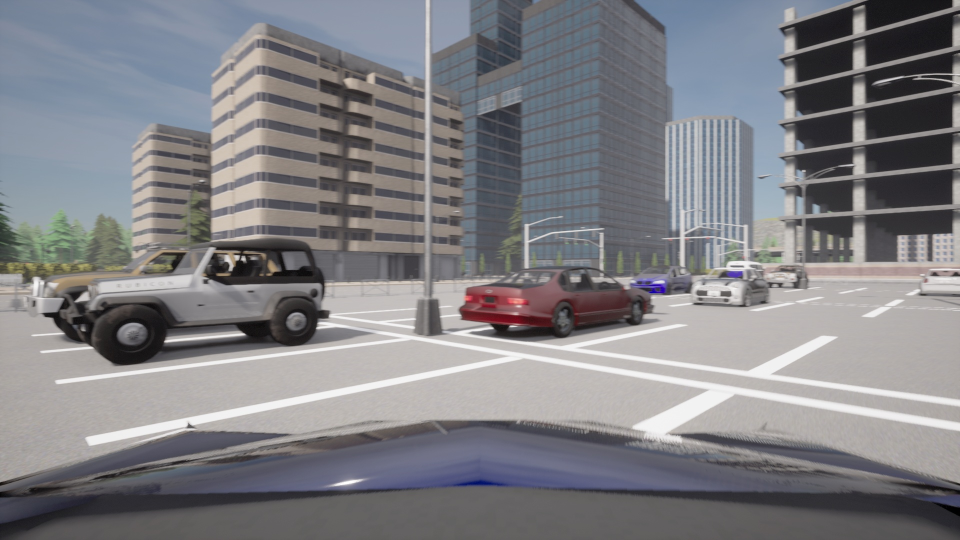
#> input picture simulations/Lane_detection/vp.jpg, 1920 x 1080 px (shown at 1/2 size)
$ jupyter execute --allow-errors gird_reconstruction_by_transformation.ipynb
#> lines starting #> are read from the running program, lines starting #| are printed output that depends on the picture; after the words box and inside, x2 and y2 are one past the last pixel; in counts of white or black regions, pixels touching at a corner belong together; long printed decimals are rounded
### simulations/Lane_detection/clipLine.py
#! /usr/bin/env python3
# coding: UTF-8

"""
clipLine.py
Author: Arturo Espinosa Romero
Date:  07/May/2025
"""

import numpy as np

"""
brief: Find the points os the intersection of the homogeneous line ln
       with a bounding box.

Parameters

  ln: A three element numpy array that contains the coeficients that
      define a line in the 2D-Plane, i.e. the vector [A,B,C], that
      corresponds to the line equation Ax+By+C=0.

  tl: A two-element list, tuple or array that contain the coordinates
      of the top-left corner of the bounding-box. The coordinate is
      expected to be column-wise, i.e. [column, row].
  wh: A two-element list, tuple or array that contain the width and height
      of the bounding-box, e.g. [width, height].

Returns

  P1, P2: Two numpy arrays that contain the homogeneous 2D coordinates of the
          intersection of the line ln with the bounding-box defined by tl and wh.

  Status: A boolean which indicate if the intersections where found.
"""
def clipLine(ln, tl, wh):
	corners = np.array([[tl[0], tl[0]+wh[0], tl[0]+wh[0],    tl[0]],
		                [tl[1], tl[1],    tl[1]+wh[1], tl[1]+wh[1]],
		                [    1,     1,              1,           1]])

	sides = np.zeros((3,4))
	sides[:, 0] = np.cross(corners[:, 0], corners[:, 1])
	sides[:, 1] = np.cross(corners[:, 1], corners[:, 2])
	sides[:, 2] = np.cross(corners[:, 2], corners[:, 3])
	sides[:, 3] = np.cross(corners[:, 3], corners[:, 0])

	intersections = np.zeros((3,4))
	intersections[:, 0] = np.cross(ln, sides[:, 0])  # Top
	intersections[:, 1] = np.cross(ln, sides[:, 1])  # Right
	intersections[:, 2] = np.cross(ln, sides[:, 2])  # Bottom
	intersections[:, 3] = np.cross(ln, sides[:, 3]) # Left
	for i in range(4):
		if intersections[2,i] != 0.:
			intersections[:,i] /= intersections[2,i]

	where = [False] * 4
	if intersections[0, 0] >= corners[0, 0] and intersections[0, 0] < corners[0, 1]:
		where[0] = True # TOP
	if intersections[1, 1] >= corners[1, 1] and intersections[1, 1] < corners[1, 2]:
		where[1] = True # RIGHT
	if intersections[0, 2] > corners[0, 3] and intersections[0, 2] <= corners[0, 2]:
		where[2] = True # BOTTOM
	if intersections[1, 3] > corners[1, 0] and intersections[1, 3] <= corners[1, 3]:
		where[3] = True # LEFT

	idx = [x for x in range(4) if where[x]]

	if len(idx) < 2:
		z = np.zeros(3)
		return z, z, False
	P1 = intersections[:, idx[0]].copy()
	P2 = intersections[:, idx[1]].copy()
	return P1, P2, True

### simulations/Lane_detection/gird_reconstruction_by_transformation.ipynb
[cell 1]
import cv2
import numpy as np
import matplotlib.pyplot as plt
import matplotlib.patches as patches

#%matplotlib notebook
import random

[cell 2]
# Datos conocidos
image_width, image_height = 1920, 1080
fov = 90  # grados
camera_height = 1.3  # metros

# Cargar imagen y líneas
img = cv2.imread('vp.jpg')
#> img is the input picture: shape (1080, 1920, 3); mean B, G, R 131.7, 127.6, 127.7
lines_near_vps = np.load('merged_lines_near_vps.npy')
#> (reads simulations/Lane_detection/merged_lines_near_vps.npy from the repository)

# Copias para gráficos
img_lines = img.copy()
img_reprojected = img.copy()
ground_lines = []

# Calcular focal en píxeles
f = image_width / (2 * np.tan(np.radians(fov / 2)))
cx, cy = image_width / 2, image_height / 2

# Matriz intrínseca
K = np.array([
    [f, 0, cx],
    [0, f, cy],
    [0, 0, 1]
])
K_inv = np.linalg.inv(K)

for line in lines_near_vps:
    x1, y1, x2, y2 = line[0]

    # Dibujar línea original en rojo
    cv2.line(img_lines, (x1, y1), (x2, y2), (0, 0, 255), 1)

    # Proyección al espacio
    p1_img = np.array([x1, y1, 1])
    p2_img = np.array([x2, y2, 1])

    # Rayos en cámara
    r1_cam = K_inv @ p1_img
    r2_cam = K_inv @ p2_img

    # Escalar rayos para intersectar el plano Z=0 (suelo)
    scale1 = camera_height / r1_cam[1]
    scale2 = camera_height / r2_cam[1]

    p1_ground = r1_cam * scale1
    p2_ground = r2_cam * scale2

    ground_lines.append((p1_ground, p2_ground))

    # Reproyección a imagen
    p1_proj = K @ p1_ground
    p1_proj /= p1_proj[2]

    p2_proj = K @ p2_ground
    p2_proj /= p2_proj[2]

    # Dibujar línea reproyectada en verde
    pt1_proj = (int(p1_proj[0]), int(p1_proj[1]))
    pt2_proj = (int(p2_proj[0]), int(p2_proj[1]))
    cv2.line(img_reprojected, pt1_proj, pt2_proj, (0, 255, 0), 1)
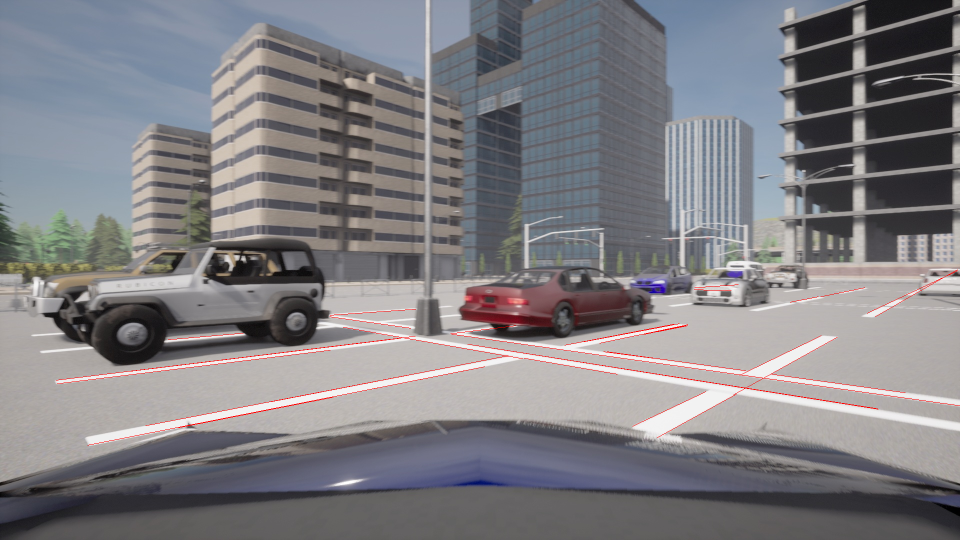
#> img_lines: shape (1080, 1920, 3) (shown at 1/2 size); 0.45% of pixels changed, all inside (x1, y1, x2, y2) = (112, 539, 1920, 891)
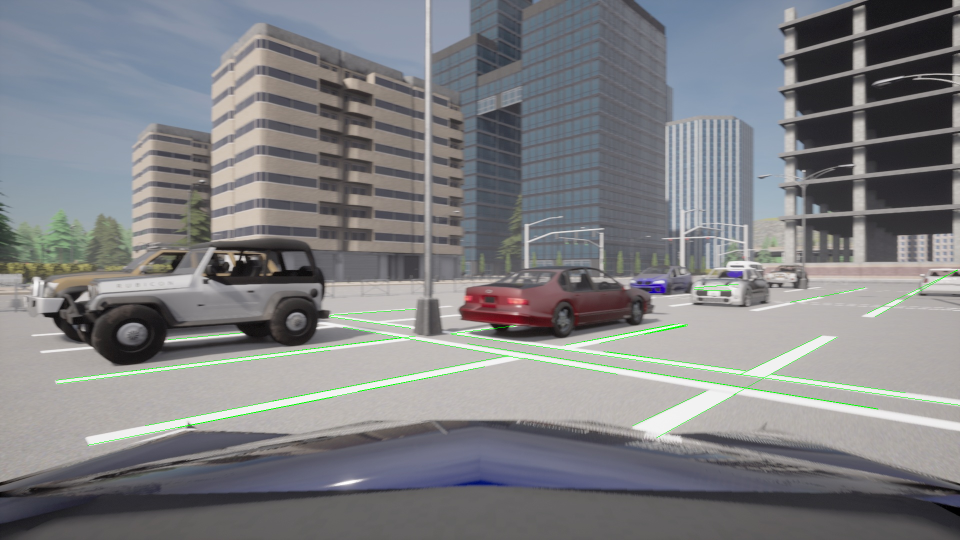
#> img_reprojected: shape (1080, 1920, 3) (shown at 1/2 size); 0.45% of pixels changed, all inside (x1, y1, x2, y2) = (112, 539, 1920, 891)
#> after the loop, ground_lines = 37 items

[cell 3]
# === Graficar ===
# Imagen original con líneas rojas
fig1 = plt.figure(figsize=(6, 6))
plt.imshow(cv2.cvtColor(img_lines, cv2.COLOR_BGR2RGB))
plt.title("1. Líneas originales en imagen")
plt.axis("off")
plt.show()

[cell 4]
# Plano del suelo (top view)
fig2 = plt.figure(figsize=(6, 6))
for p1, p2 in ground_lines:
    plt.plot([p1[0], p2[0]], [p1[2], p2[2]], 'b-')  # Ejes X-Z
#> this loop made 37 passes
#> (p1, p2) on passes 1 to 12: ([-5.01, 1.3, 5.67], [-1.28, 1.3, 9.45]), ([-2.8, 1.3, 4.01], [-0.816, 1.3, 6.03]), ([1.37, 1.3, 3.73], [2.68, 1.3, 5.03]), ([12.59, 1.3, 19.5], [16.58, 1.3, 23.55]), ([15.93, 1.3, 35.66], [23.13, 1.3, 43.03]), ([3.21, 1.3, 5.94], [6.77, 1.3, 9.53]), ([1.27, 1.3, 4], [2.41, 1.3, 5.14]), ([2.65, 1.3, 5.01], [6.93, 1.3, 9.31]), ([3.33, 1.3, 9.75], [4.85, 1.3, 11.35]), ([11.7, 1.3, 14.51], [1241.5, 1.3, 1248]), ([1.46, 1.3, 8.32], [4.66, 1.3, 11.56]), ([11.04, 1.3, 13.42], [-1240.2, 1.3, -1248])

# Dibujar el rectángulo azul (carrito)
car_x, car_z = -1, -4  # Coordenadas iniciales del carrito
car_width, car_length = 2, 4  # Ancho y largo del carrito
rect = patches.Rectangle((car_x, car_z), car_width, car_length, linewidth=1, edgecolor='blue', facecolor='blue')
plt.gca().add_patch(rect)

plt.title("2. Líneas proyectadas al espacio (plano suelo)")
plt.xlabel("X (m)")
plt.ylabel("Y (m)")
plt.axis("equal")
plt.grid(True)
plt.xlim(-10, 10)  # Centrado en x=0 con escala 5
plt.ylim(-10, 30)   # Centrado en y=10 con escala 5
plt.show()
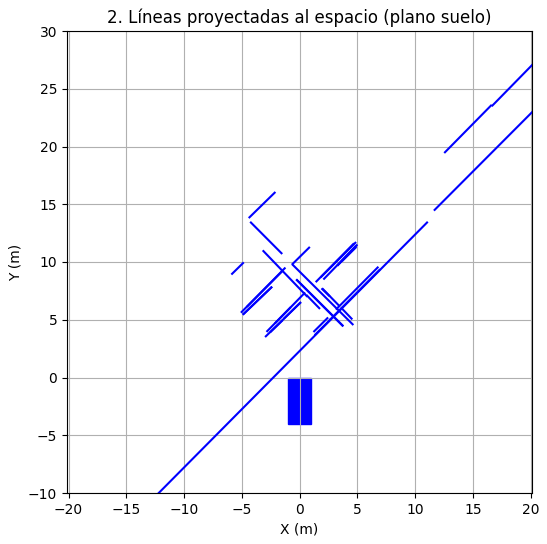
#> figure drawn by matplotlib, 1 panel

[cell 5]
# Imagen con líneas reproyectadas (verde)
fig3 = plt.figure(figsize=(6, 6))
plt.imshow(cv2.cvtColor(img_reprojected, cv2.COLOR_BGR2RGB))
plt.title("3. Líneas reproyectadas desde el plano")
plt.axis("off")
plt.show()

[cell 6]
from shapely.geometry import LineString, Point
import matplotlib.patches as patches

LD = 15  # Límite de distancia en metros
camera_pos = np.array([0, camera_height, 0])  # cámara en 3D
intersections = []

# Construir segmentos 2D sobre X-Z
lines_2d = []
for p1, p2 in ground_lines:
    line = LineString([(p1[0], p1[2]), (p2[0], p2[2])])  # (x, z)
    lines_2d.append(line)
#> after the loop, lines_2d = 37 items

# Calcular todas las intersecciones únicas entre pares de líneas
for i in range(len(lines_2d)):
    for j in range(i + 1, len(lines_2d)):
        inter = lines_2d[i].intersection(lines_2d[j])
        if isinstance(inter, Point):
            ix, iz = inter.x, inter.y
            inter_point_3d = np.array([ix, 0, iz])
            dist = np.linalg.norm(inter_point_3d - camera_pos)
            if dist < LD:
                intersections.append((ix, iz, dist))
#> this loop made 37 passes
#> after the loop, intersections = [(-1.49, 9.25, 9.45), (3.23, 5.96, 6.91), (3.41, 5.78, 6.84), (2.93, 5.3, 6.19), (2.92, 5.29, 6.18), (4.73, 11.22, 12.25), (3.44, 5.76, 6.83), (2.96, 5.27, 6.18), (3.66, 5.98, 7.13), (2.95, 5.26, 6.17), (0.0606, 6.47, 6.6), (0.406, 7.28, 7.4), (-0.22, 8.43, 8.53)]

# === Graficar plano del suelo con intersecciones ===
fig2 = plt.figure(figsize=(6, 6))
ax2 = plt.gca()

# Dibujar líneas proyectadas al suelo
for p1, p2 in ground_lines:
    ax2.plot([p1[0], p2[0]], [p1[2], p2[2]], 'b-')  # (x, z)

# Dibujar el carrito
rect = patches.Rectangle((car_x, car_z), car_width, car_length,
                         linewidth=1, edgecolor='blue', facecolor='blue')
ax2.add_patch(rect)

# Dibujar intersecciones y vectores
for ix, iz, dist in intersections:
    ax2.annotate('', xy=(ix, iz), xytext=(0, 0),
                 arrowprops=dict(arrowstyle='->', color='red', lw=1))
    ax2.text(ix, iz, f"{dist:.2f}m", fontsize=7, color='darkred')
#> this loop made 13 passes

# Configuración de gráfico
ax2.set_title(f"2. Líneas proyectadas e intersecciones (< {LD} m)")
ax2.set_xlabel("X (m)")
ax2.set_ylabel("Z (m)")
ax2.set_aspect("equal")
ax2.grid(True)
ax2.set_xlim(-20, 20)
ax2.set_ylim(-10, 30)
plt.show()
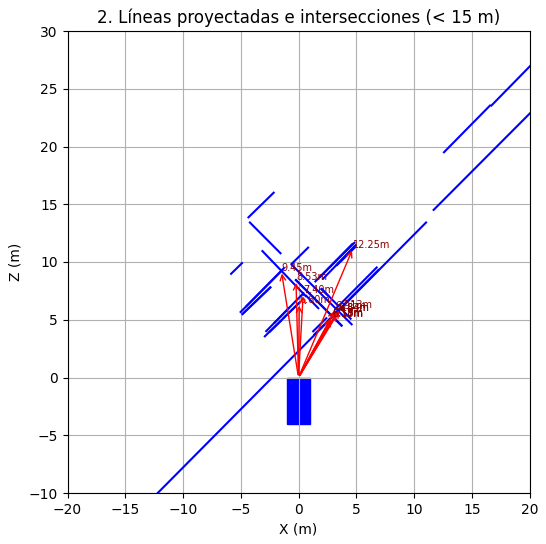
#> figure drawn by matplotlib, 1 panel

[cell 7]
# Ejemplo: extender 5 líneas paralelas a la dirección promedio


# Suponiendo que tienes una línea base
base_p1, base_p2 = ground_lines[0]
#> base_p1 = [-5.01, 1.3, 5.67]; base_p2 = [-1.28, 1.3, 9.45]
v = base_p2 - base_p1  # vector de dirección
#> v = [3.73, 0, 3.78]
v /= np.linalg.norm(v)  # normalizado
#> v = [0.702, 0, 0.712]

# Vector normal en el plano XZ (para separación entre líneas)
n = np.array([-v[2], 0, v[0]])  # perpendicular en X-Z
#> n = [-0.712, 0, 0.702]
n /= np.linalg.norm(n)

# Distancia estimada entre líneas (puedes mejorar esto con media entre líneas existentes)
d = 2.5  # metros

# Generar y graficar nuevas líneas paralelas
fig = plt.figure(figsize=(6, 6))
for offset in range(-3, 4):  # -3 a +3 líneas
    shift = offset * d * n
    new_p1 = base_p1 + shift
    new_p2 = base_p2 + shift
    plt.plot([new_p1[0], new_p2[0]], [new_p1[2], new_p2[2]], 'g--')
#> this loop made 7 passes
#> (shift, new_p1, new_p2) on passes 1 to 7: ([5.34, 0, -5.27], [0.328, 1.3, 0.406], [4.06, 1.3, 4.19]), ([3.56, 0, -3.51], [-1.45, 1.3, 2.16], [2.28, 1.3, 5.94]), ([1.78, 0, -1.76], [-3.23, 1.3, 3.92], [0.499, 1.3, 7.7]), ([0, 0, 0], [-5.01, 1.3, 5.67], [-1.28, 1.3, 9.45]), ([-1.78, 0, 1.76], [-6.79, 1.3, 7.43], [-3.06, 1.3, 11.21]), ([-3.56, 0, 3.51], [-8.57, 1.3, 9.18], [-4.84, 1.3, 12.97]), ([-5.34, 0, 5.27], [-10.35, 1.3, 10.94], [-6.62, 1.3, 14.72])

# Las líneas detectadas originales
for p1, p2 in ground_lines:
    plt.plot([p1[0], p2[0]], [p1[2], p2[2]], 'b-')

plt.title("Extensión de líneas en el plano del suelo")
plt.xlabel("X (m)")
plt.ylabel("Z (m)")
plt.axis("equal")
plt.grid(True)
plt.show()
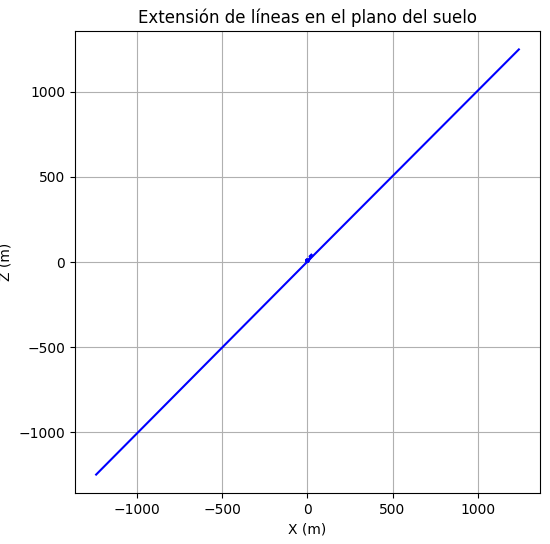
#> figure drawn by matplotlib, 1 panel

[cell 8]
def def_grid_lines(r0,r1,c0,c1,w,h):
    R=np.linspace(r0,r1,r1-r0+1)
    C=np.linspace(c0,c1,c1-c0+1)
    n = len(R)+len(C)
    l=np.zeros((3, n))

    #Definimos primero lineas horizontales
    idx=0
    for i in R:
        l[:,idx]=[0, 1, h*i]
        idx +=1

    #Definimos primero lineas verticales
    for i in C:
        l[:,idx]=[1, 0, h*i]
        idx=idx+1
    return l

#> (the rest of this cell did not finish here and is left out)

[cell 9]
from clipLine import *
import time


def line_similarity(line_a, line_b, threshold=1, normType = 0, region=[1920, 1080]):
    distance = np.inf
    if normType == 1:
        # Normalize the lines as homogeneous variable
        linea_n = line_a / line_a[2]
        lineb_n = line_b / line_b[2]
        tmp = linea_n[:2] - lineb_n[:2]
        distance = np.dot(tmp, tmp)
    elif normType == 2:
        # Normalize the lines according to their size
        linea_n = line_b / np.linalg.norm(line_b)
        linea_n = line_a / np.linalg.norm(line_a)
        tmp = lineb_n - linea_n
        distance = np.dot(tmp, tmp)
    else:

        pl1, pl2, success = clipLine(line_a, (0,region[1]//2), (region[0],region[1]//2))

        if success == True:
            pl3, pl4, success = clipLine(line_b, (0,region[1]//2), (region[0],region[1]//2))

            if success == True:
                d=[]
                tmp = pl1[:2]-pl3[:2]
                d.append(np.dot(tmp,tmp)) #Squared Distance between pl1 and pl2
                tmp = pl2[:2]-pl4[:2]
                d.append(np.dot(tmp,tmp)) #Squared Distance between pl2 and pl4
                tmp = pl2[:2]-pl3[:2]
                d.append(np.dot(tmp,tmp)) #Squared Distance between pl2 and pl3
                tmp = pl1[:2]-pl4[:2]
                d.append(np.dot(tmp,tmp)) #Squared Distance between pl1 and pl4
                tmp = pl1[:2]-pl2[:2]
                distance = min(d)


    # print('distance = ', distance)

    # Compute similarity
    return distance <= (threshold * threshold), distance


l = lines_near_vps.copy().astype('float64')
n,_,_ = l.shape

figA, axA = plt.subplots()

n = 5
print("n=",n)

for i in range(n):
    axA.plot([l[i,0,0], l[i,0,2]],[l[i,0,1], l[i,0,3]],linewidth=3)
    lhm = np.cross(np.array([l[i,0,0],l[i,0,1],1]),np.array([l[i,0,2],l[i,0,3],1]))
    lhm = lhm.astype('float64')
    lhm /= lhm[2]
    L1A, L1B, Success = clipLine(lhm, (0,540),(1920,540))
    axA.plot([L1A[0],L1B[0]],[L1A[1],L1B[1]], linewidth=1)

figB, axB= plt.subplots()

D=[]
for i in range(n-1):
    lhmA = np.cross(np.array([l[i,0,0],l[i,0,1],1]),np.array([l[i,0,2],l[i,0,3],1]))
    axB.plot([l[i,0,0], l[i,0,2]],[l[i,0,1], l[i,0,3]],'r')
    for j in range(i+1, n):
        axB.plot([l[j,0,0], l[j,0,2]],[l[j,0,1], l[j,0,3]])
        lhmB = np.cross(np.array([l[j,0,0],l[j,0,1],1]),np.array([l[j,0,2],l[j,0,3],1]))
        similar, d = line_similarity(lhmA, lhmB)
        print ("D(%d,%d)=%f" %(i, j, d))
        D.append(d)
#> after the loop, D = [17.49, 170.7, 1.4, 110.2, 297, 9.01, 39.91, 202.9, 554, 86.83]


axA.plot([0,1920,1920,0,0],[540,540,1080,1080,540],'k', linewidth=3)
print(np.sqrt(D))
#| [ 4.183 13.066  1.182 10.5        17.233  3.001
#|   6.317 14.243 23.537  9.318]
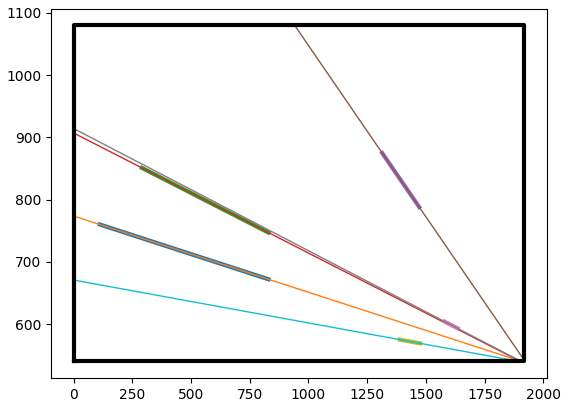
#> figure drawn by matplotlib, 1 panel
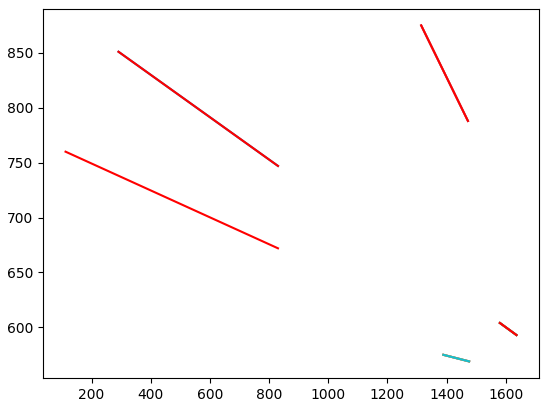
#> figure drawn by matplotlib, 1 panel
